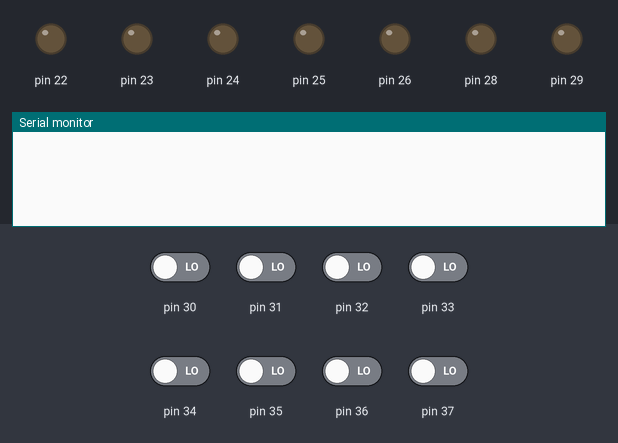
Bench run of a sketch on a simulated Arduino Mega 2560, built with avr-gcc and run on an emulated ATmega2560. Parts: output pins drawn as LEDs (lit = HIGH), the last lines printed to the serial monitor. The test bench sets the inputs (shaded band); at power-on: pin 30–37 LOW.

Above: at 1.8 s.
1.9 s: pin 36 driven HIGH
At 2.8 s:
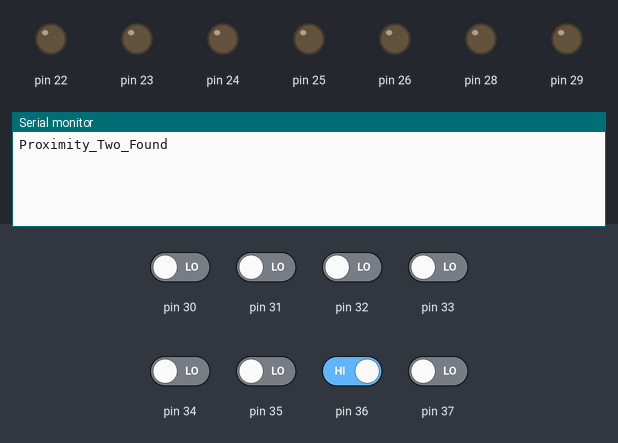
4.5 s: pin 37 driven HIGH
At 5.8 s:
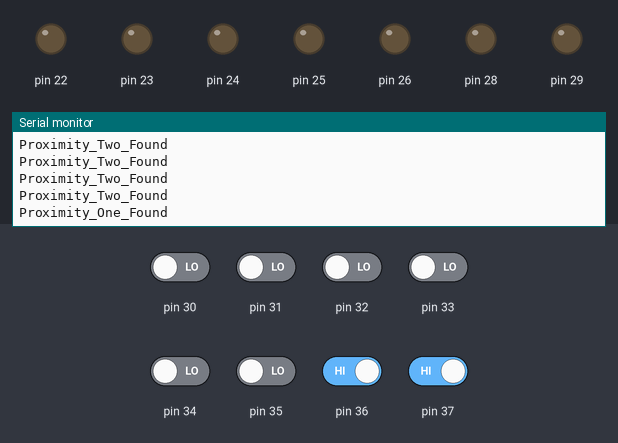

Measured:
- after the input at 1.9 s, the serial monitor: prints a new line after 0.10 s (image 1)
- after the input at 4.5 s, the serial monitor: prints a new line after 0.52 s (image 2)

The sketch:

inputPortMega.ino
```cpp
byte DI_00 = 37;
byte DI_01 = 36;
byte DI_02 = 35;
byte DI_03 = 34;
byte DI_04 = 49;

//PA0-->22,PA1-->23,PA2-->24,PA3-->25,PA4-->26,PA5-->27,PA6-->28,PA7-->29.
struct portStruct {
    byte bitMask;
    byte pin;
    boolean curState;
    boolean prevState;
};

portStruct diPorts[5] = {
                            {0b00000001, DI_00, false, false},
                            {0b00000010, DI_01, false, false},
                            {0b00000100, DI_02, false, false},
                            {0b00001000, DI_03, false, false},
                            {0b10000000, DI_04, false, false}
};
boolean btnSte = false;
void setup()
{
    Serial.begin(9600);

    DDRC = 0b00000000; //30,31,32,33, 34,35,36,37
    DDRA = 0b11011111; //29,28,27,26,25,24,23,22
    DDRL = 0b00000000; //49,48,47,46,45,44,43,42
    pinMode(DI_04, INPUT);
}

void loop()
{
    //Serial.println("Val in sen 1 " + (String)readDIPort(DI_01));
    //Serial.println("Val in sen 0 " + (String)readDIPort(DI_00));
    if(readDIPort(DI_01))
        Serial.println("Proximity_Two_Found");
    if(readDIPort(DI_00))
        Serial.println("Proximity_One_Found");
    delay(1000);
}

boolean readDIPort(byte inputPin)
{
    boolean val;
    byte recd = PINC;
    for( unsigned int i=0; i< sizeof(diPorts)/sizeof(portStruct); i++) {
        if( diPorts[i].pin == inputPin ){
            val = (((recd & diPorts[i].bitMask) == 0)? false:true);
            return val;
        }
   }
}


/*
void readDIPort(byte inputPin)
{
    boolean val;
    byte recd = PINC;
    for( unsigned int i=0; i< sizeof(diPorts)/sizeof(portStruct); i++) {
        if( diPorts[i].pin == inputPin ){
           // Serial.println(recd);
            val = (((recd & diPorts[i].bitMask) == 0)? false:true);
            Serial.println(val);
            /*
            diPorts[i].curState = val;
            if( val != diPorts[i].prevState ){
               Serial.println("Pressed");
               //diPorts[i].prevState = diPorts[i].curState;
            }
            else
                Serial.println("Released;");
            diPorts[i].prevState = diPorts[i].curState;

        }

    }

}


void readDIPorts()
{
     boolean val;
     byte recd = PINC;
     Serial.println(PINC,HEX);
     //Serial.println("recd = " + String(recd));
     for( unsigned int i=0; i< sizeof(diPorts)/sizeof(portStruct); i++) {
        val = (((recd & diPorts[i].bitMask) == 0)? false:true);
        diPorts[i].curState = val;
        //Serial.println( diPorts[i].portName +  "Val  " + String(val) + " i = " + i + " curState = " + String(diPorts[i].curState) + " prevState = " + String(diPorts[i].prevState));

        if( val != diPorts[i].prevState ){
            if( val == true) {
            Serial.println("val true");
            }
            //publish(diPorts[i].portName,
                //((val == true)? "true":"false"),false);
            //Serial.println(diPorts[i].portName+ ("---->  ")+String(val) + "     published");
        }
        diPorts[i].prevState = diPorts[i].curState;
     }
}
*/
```
